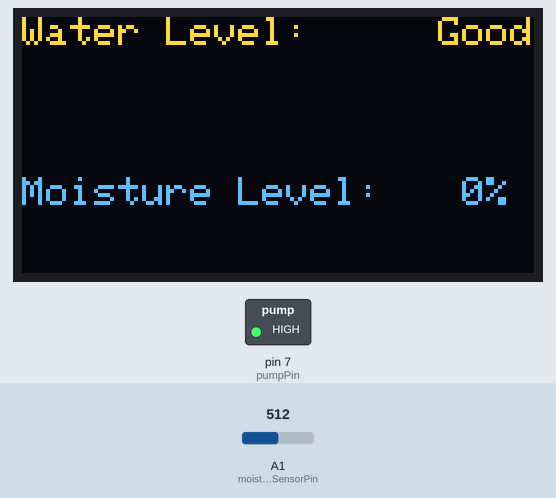
Bench run of a sketch on a simulated Arduino Uno, built with avr-gcc and run on an emulated ATmega328P. Parts: 128×64 one-colour display, switched loads named in the sketch (green lamp = pin HIGH). The inputs (shaded band) are chosen by the test bench; at power-on: A1 (moistureSensorPin) = 512. The OLED is the two-colour kind (top 16 rows yellow); what the sketch prints to the serial monitor is not drawn.

Above: at 4.9 s.
5.0 s: A1 (moistureSensorPin) set to 467
At 9.5 s:
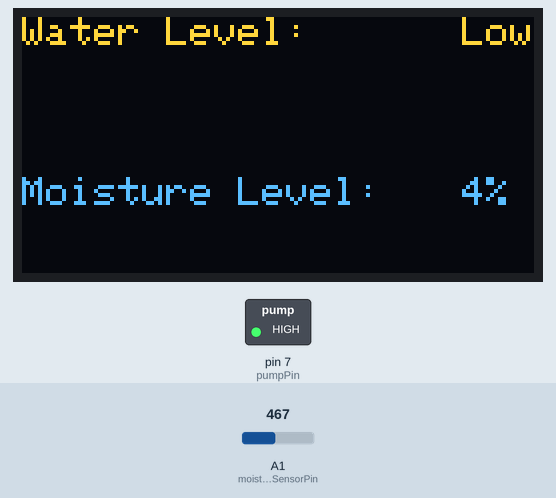
10.7 s: A1 (moistureSensorPin) set to 441
At 16.1 s:
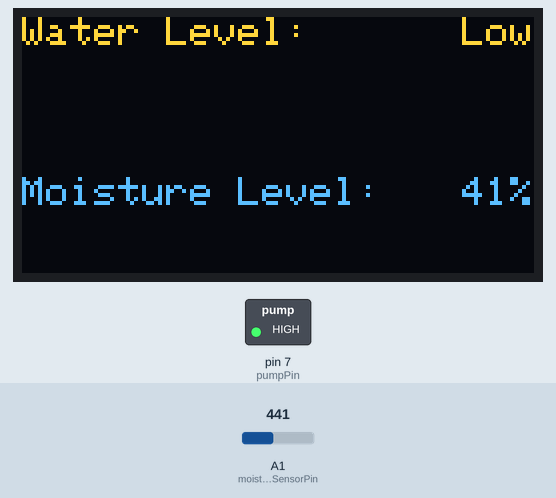
16.4 s: A1 (moistureSensorPin) set to 460
At 21.2 s:
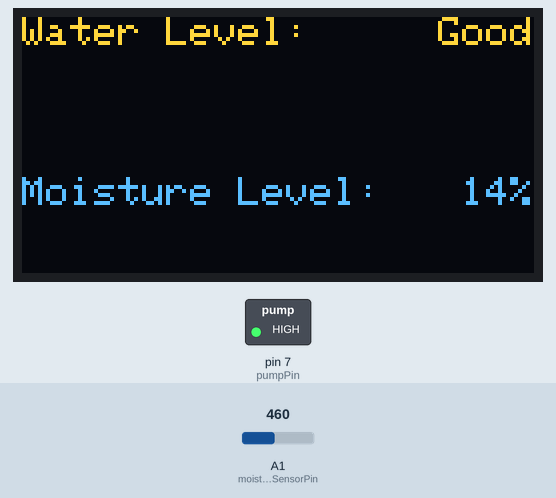
Timing chart, 0 to 27.5 s (numbered marks = the images above; inputs shaded):
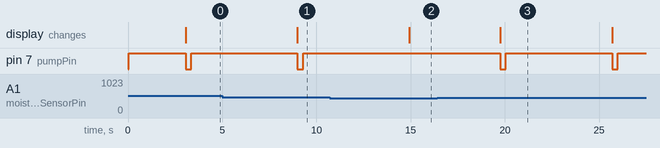

Measured:
- after the input at 5.0 s, the display: changes after 4.0 s (image 1)
- after the input at 10.7 s, pin 7 (pumpPin): stays HIGH (without the input it goes to LOW after 4.2 s); the display: changes after 4.2 s (image 2)
- after the input at 16.4 s, pin 7 (pumpPin): alternates HIGH for 5.6 s and LOW for 0.30 s, starting after 3.4 s; the display: changes after 3.4 s (image 3)

The sketch:

PlantelligenceCode.ino
```cpp
#include <SPI.h>
#include <Wire.h>
#include <Adafruit_GFX.h>
#include <Adafruit_SSD1306.h>
//Include all the libraries for this project
#define SCREEN_WIDTH 128
#define SCREEN_HEIGHT 64
#define OLED_RESET     4
Adafruit_SSD1306 display(SCREEN_WIDTH, SCREEN_HEIGHT, &Wire, OLED_RESET);

const int pumpPin = 7;
const int moistureSensorPin = A1;
//Initialize pin variables for hardware components

double checkInterval = 1800;
//This is the time between each check in miliseconds

int amountToPump = 300;
//This is the amount of time the pump will turn on for in miliseconds

int moistureSensorValue = 0;
//Initialize the moisture sensor val as 0

bool enoughwater = true;

int const highmoisture = 400;
int const lowmoisture = 470;
int const drylevel = 450;

void setup() {
  Serial.begin(9600);
  //Start the serial monitor

  if (!display.begin(SSD1306_SWITCHCAPVCC, 0x3C)) {
    Serial.println(F("SSD1306 allocation failed"));
    for (;;);
  }

  pinMode(pumpPin, OUTPUT);
  pinMode(moistureSensorPin, INPUT);
  //Setup the function of each pin

  digitalWrite(pumpPin, HIGH);
  //Set the initial state of the pump pin HIGH
  //(For our project, we are using a relay with the pump connected to the common pin and the normally open pin therefore we must reverse the HIGH and LOW output. For example if we want the pump to turn on, we must write LOW instead of HIGH.)


}
void screen() { //used to display the text onto the screen
  delay(2000);
  display.clearDisplay();
  display.setTextColor(WHITE);
  display.setTextSize(1);
  display.setCursor(0, 0);
  display.print("Water Level:");
  if (enoughwater) { // check if there is enough water in tank
    display.setCursor(110 + 12 - (String("Good").length() - 1) * 6, 0);
    //Finding the length of the word and making sure it aligns to the left side
    display.print("Good");
  }
  else {
    display.setCursor(110 + 12 - (String("Low").length() - 1) * 6, 0);
    //Finding the length of the word and making sure it aligns to the left side
    display.print("Low");
  }
  display.setCursor(0, 40);
  display.print("Moisture Level:");
  display.setCursor(110 + 12 - (String(moistureSensorValue).length() - 1) * 6, 40);
  //Finding the length of the word and making sure it aligns to the left side
  if (moistureSensorValue > lowmoisture) {
    moistureSensorValue = lowmoisture;
  }
  else if (moistureSensorValue < highmoisture) {
    moistureSensorValue = highmoisture;
  }
  display.print(String( (int) (((double)lowmoisture - (double)moistureSensorValue) / ((double)lowmoisture - (double)highmoisture) * 100.0)) + "%");
  //used to find the percentage value of moisture using the max and min values

}
void loop() {
  moistureSensorValue = analogRead(moistureSensorPin);
  //Read a new moisture level value at the start of each loop iteration
  Serial.print("Soil moisture sensor is currently: ");
  Serial.print(moistureSensorValue);
  delay(1000);
  screen();
  display.display();
  // update the display
  if (moistureSensorValue > drylevel) {
    digitalWrite(pumpPin, LOW);
    //Tell the pump to turn on
    Serial.println("pump on");
    delay(amountToPump);
    digitalWrite(pumpPin, HIGH);
    //Tell the pump to turn off
    Serial.println("pump off");
    delay(800);
    // turn the pump on and off

  }
  moistureSensorValue = analogRead(moistureSensorPin);
  if (moistureSensorValue > drylevel) {
    enoughwater = false;
  }
  else {
    enoughwater = true;
  }
  //check if pump works and if not, display on screen water level is low
  delay(checkInterval);
  //Delay for the set interval
}
```
